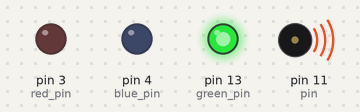
Simulated run of this sketch. Board: Arduino Uno, built with avr-gcc and run on an emulated ATmega328P. On the bench: output pins drawn as LEDs (lit = HIGH), buzzer (waves = sounding).

Above: at 0.1 s.
At 1.3 s:
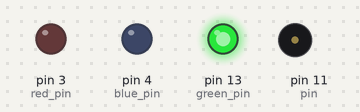
At 6.63 s:
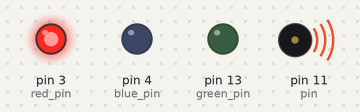
At 16.3 s:
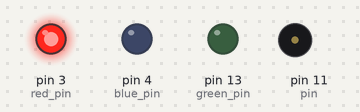
At 27.71 s:
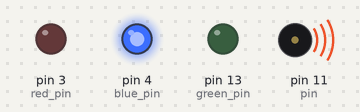
At 39.4 s:
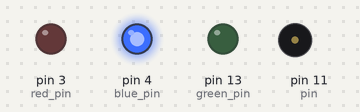
Timing chart, 0 to 40.0 s (numbered marks = the images above):
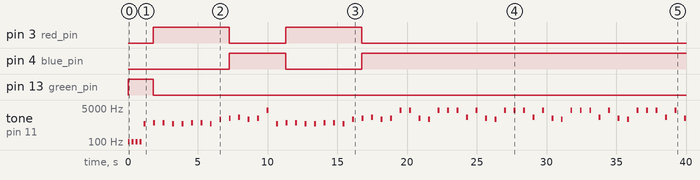

Measured:
- by itself, pin 3 (red_pin): alternates HIGH for 5.4 s and LOW for 4.1 s, 4 changes in all, then stays LOW
- by itself, pin 4 (blue_pin): LOW → HIGH at 7.2 s, → LOW 4.1 s later, → HIGH 5.4 s later
- by itself, pin 13 (green_pin): HIGH → LOW at 1.8 s
- by itself, tone on pin 11 (pin): plays 105 Hz for 0.14 s, 105 Hz for 0.14 s, 105 Hz for 0.14 s, 105 Hz for 0.14 s, 800 Hz for 0.14 s, 900 Hz for 0.14 s … (62 notes in this stretch)

The sketch:

main.ino
```cpp
// #include "notes.h"
#include "tunes.h"


/// Initialization

void setOutput();
void setOutput() {

    pinMode(red_pin, OUTPUT);
    pinMode(blue_pin, OUTPUT);
    pinMode(green_pin, OUTPUT);
    pinMode(pin, OUTPUT);

}

void setup(){

  Serial.begin(9600);


  setOutput();


  digitalWrite(13, HIGH);

  for (int i = 0; i < 4; i++) {
    metronome();
  }

}

/// Mainloop
void loop() {

  tuneFive();

  delay(000);

  tuneSix();

  delay(2000);

  tuneSeven();

 delay(2000);

  tuneEight();
  delay(8000);
}
```

notes.h
```cpp
/*
const int MYVAL = 10;
const float THISVAL = 5.0;

void testTwo(int one);

void test() {

  testTwo(20);
}

void testTwo(int one) {

}

*/

/// NotesLib Defintions
// Works along side notes.h (in NotesLib folder)

/// Tone_def
/*
 This is where the definition of each tone / note is
*/

// The following code is from TwinkleTwinkle0 but has been edited

///

/// LED Logic Variables
bool red = false; bool blue = false; bool green = false;
int red_pin = 3; int blue_pin = 4; int green_pin = LED_BUILTIN; // to be set
// int red_pin = 6; int blue_pin = 7; int green_pin = 6; // to be set

/// Global Variables from "notes.h"
int pin = 11; // Buzzer Pin
int freq = 105; // frequency (he rtz)
int dur = 140; // duration (milliseconds)

/// Global Variables from "notes.h" which com before th Tones / Notes declarations / definitions
int a = 800, b = 900, c = 1100;
int d = 1400, e = 1500;
int f = 1700, g = 1800, h = 1900;
int j = 3700, k = 3800, i = 3900;
int toneLength = 400; // was created to adjust the timing but may only be tempoary


/// Actual Tunes / Melodies

/// Initialization
/*
void setup(){

  Serial.begin(9600);

  pinMode(13, OUTPUT);

  digitalWrite(13, HIGH);

  for (int i = 0; i < 4; i++) {
    metronome();
  }

}
*/

/// Mainloop
/*
void loop() {

   /*
  tuneFive();

  delay(1000);

  tuneSix();

  delay(1000);

  tuneSeven();

  delay(1000);
  */

//  tuneEight();
//  delay(2000);
// }

/// LED
void high_led();
void mid_led();
void low_led();

/// Individual Tones / Notes

  void _a();
  void _b();
  void _c();
  void _d();
  void _e();
  void _f();
  void _g();
  void _h();
  void _i();

/// Other
/*
/int l_freq;
void alterFrequency(int tonesLength) {

    l_freq = floor(random(3000, 4000));

    tone(pin, l_freq, tonesLength);
    endTone();
}
*/

void alterFreq(int freq, int toneDur);
void playTone();
void endTone();
void metronome();

/*
void setOutput();
void setOutput() {

    pinMode(red_pin, OUTPUT);
    pinMode(blue_pin, OUTPUT);
    pinMode(green_pin, OUTPUT);
    pinMode(pin, OUTPUT);

}*/

/// LED Logic
/*
void low_led() {
  if (red) {
    digitalWrite(red_pin, HIGH);

    digitalWrite(LED_BUILTIN, LOW);
    blue = false;
    green = false;
  } else {

    digitalWrite(red_pin, LOW);

    digitalWrite(LED_BUILTIN, LOW);
  }
}
void mid_led() {
  if (blue) {
    digitalWrite(blue_pin, HIGH);

    red = false;
    green = false;
  } else {
    digitalWrite(blue_pin, LOW);
  }
}
void high_led() {
  if (red) {
    digitalWrite(green_pin, HIGH);

    blue = false;
    red = false;
  } else {
    digitalWrite(green_pin, LOW);
  }
}

/*
 *  Note:
* I should make individual tones for each / similar tunes so that each tunes timing is correct
* I should also probably add in an extra note which will act as a 'pause'
 */
 /*
int a = 800, b = 900, c = 1100;
int d = 1400, e = 1500;
int f = 1700, g = 1800, h = 1900;
int j = 3700, k = 3800, i = 3900;
int toneLength = 400; // was created to adjust the timing but may only be tempoary
*/
int cFreq;
void  getFreq(int curFreq) {
  cFreq = curFreq;

  if (curFreq >= d) {
     digitalWrite(blue_pin, HIGH);
     digitalWrite(red_pin, LOW);
     digitalWrite(green_pin, LOW);
  } else if (curFreq >= j) {
     digitalWrite(green_pin, HIGH);
     digitalWrite(red_pin, LOW);
     digitalWrite(blue_pin, LOW);
  } else if (curFreq < d) {
     digitalWrite(red_pin, HIGH);
     digitalWrite(green_pin, LOW);
     digitalWrite(blue_pin, LOW);
  }

}
  void _a() {
      // alterFreq(a, 80);
     alterFreq(a, toneLength * 2);
     delay(toneLength);

      getFreq(a);
  }
  void _b() {
     // alterFreq(b, 80);
     alterFreq(b, toneLength * 2);
     delay(toneLength);

     getFreq(b);
  }
  void _c() {
     // alterFreq(c, 100);
     alterFreq(c, toneLength * 2);
     delay(toneLength);

     getFreq(c);
  }
  void _d() {
     // alterFreq(d, 100);
     alterFreq(d, toneLength * 2);
     delay(toneLength);

     getFreq(d);
  }
  void _e() {
     // alterFreq(e, 100);
     alterFreq(e, toneLength * 2);
     delay(toneLength);

     getFreq(e);
  }
  void _f() {
     // alterFreq(f, 100);
     alterFreq(f, toneLength * 2);
     delay(toneLength);

     getFreq(f);
  }
  void _g() {
    //  alterFreq(g, 100);
    alterFreq(d, toneLength * 2);
    delay(toneLength);

    getFreq(g);
  }
  void _h() {
     // alterFreq(h, 100);
     alterFreq(h, toneLength * 2);
     delay(toneLength);

     getFreq(h);
  }
  void _i() {
     // alterFreq(i, 100);
     alterFreq(i, toneLength * 2);
     delay(toneLength);

     getFreq(i);
  }

/// Other
/*
/int l_freq;
void alterFrequency(int tonesLength) {

    l_freq = floor(random(3000, 4000));

    tone(pin, l_freq, tonesLength);
    endTone();
}
*/

void alterFreq(int freq, int toneDur) {

    tone(pin, freq, toneDur);
    endTone();
}

void playTone() {
 pinMode(pin, OUTPUT);
 tone(pin, freq, dur);
}
void endTone() {
  delay(dur);
  noTone(pin);
  delay(dur);
}

void metronome() {

  playTone();
  endTone();

}
```

tunes.h
```cpp
#include "notes.h"

void tuneFive();
void tuneSix();
void tuneSeven();
void tuneEight();

/// Tunes
void tuneFive() { // note / tune finder 2

  for (int t = 0; t < 2; t++) {
      for (int t = 0; t < 2; t++) {
        _a(); _b(); _b(); _a();
      }
      _d(); _e(); _f(); _d(); _e(); _i();
  }
    _i(); _e(); _d(); _i(); _i(); _i(); _f();
    _i(); _e(); _d(); _i(); _i(); _i(); _f();
}

void tuneSix() {

  for (int t = 0; t < 2; t++) {
      _i(); _e(); _d(); _i(); _i(); _i(); _f();
     _i(); _e(); _d(); _i(); _i(); _i(); _f();
  }
}

void tuneSeven() {
  // Ensure tuneFive & tuneSix are defined

  tuneFive();
  tuneSix();
}

int repeatedTwice = 0;
void tuneEight() { // Twinke Twinkle
//  int repeatedTwice = 0;

  while (repeatedTwice != 2) {
     _a(); _a(); _b(); _b(); _f(); _f(); _d(); delay(800);
     _d(); _d(); _c(); _c(); _b(); _b(); _a(); delay(800);
     _b(); _b(); _d(); _d(); _c(); _c(); _b(); delay(800);
     repeatedTwice += 1;
  }
}
```
